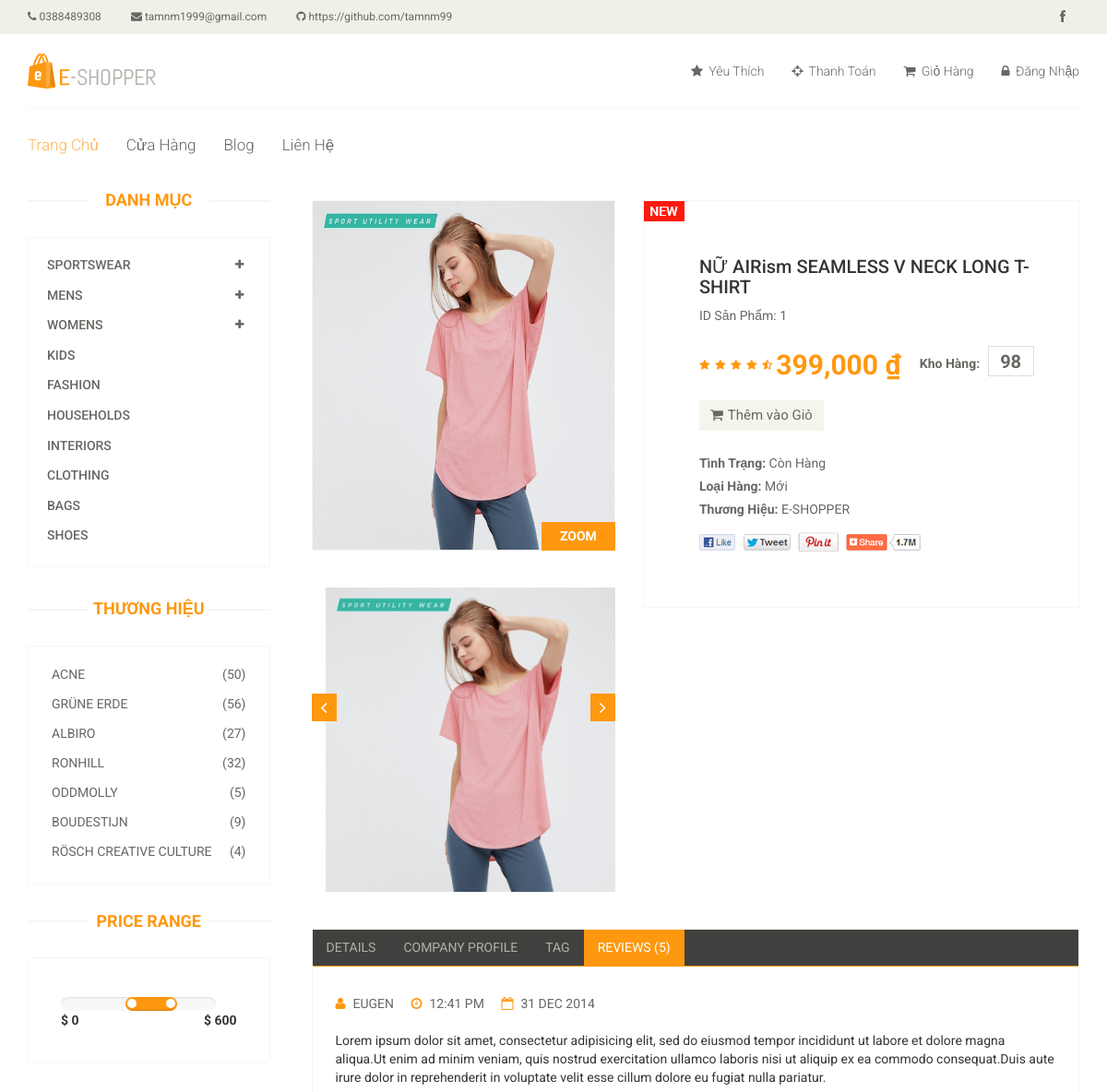
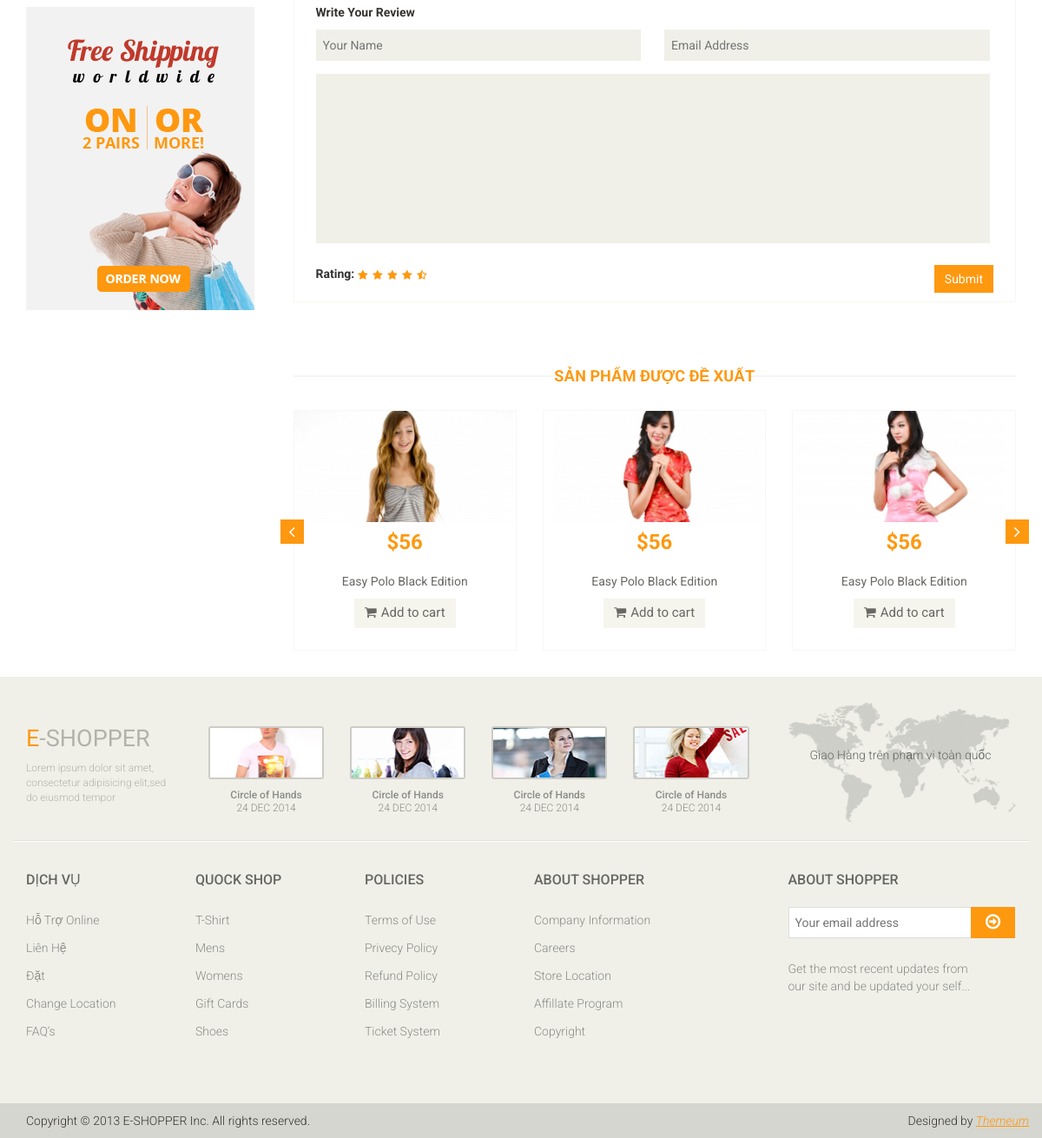
The page /public/product_details/nu-airism-seamless-v-neck-long-t-shirt on the database its author committed (2 pictures, top to bottom).
### tables this page shows
CREATE TABLE `tbl_products` (
  `id` int(15) NOT NULL,
  `user_url_address` varchar(60) NOT NULL,
  `description` varchar(300) NOT NULL,
  `category` int(15) NOT NULL,
  `price` float NOT NULL,
  `quantity` int(11) NOT NULL,
  `image` varchar(500) NOT NULL,
  `image2` varchar(500) DEFAULT NULL,
  `image3` varchar(500) DEFAULT NULL,
  `image4` varchar(500) DEFAULT NULL,
  `date` datetime NOT NULL,
  `slug` varchar(100) DEFAULT NULL
);

### app/views/eshop/product_details.php (the view, shortened to what the rows shown need)
<section>
    <div class="container">
        <div class="row">
            <div class="col-sm-3">
                <div class="left-sidebar">
                    <h2>Danh Mục</h2>
                    <div class="brands_products">
                        <h2>Thương Hiệu</h2>
                    </div>
                    <div class="price-range">
                        <h2>Price Range</h2>
                    </div>
                </div>
            </div>
            <div class="col-sm-9 padding-right">
                <?php if ($ROW) : ?>
                    <div class="product-details">
                        <div class="col-sm-5">
                            <div class="view-product">
                                <img src="<?= ROOT . $ROW->image ?>" alt=""/>
                                <h3>ZOOM</h3>
                            </div>
                            <div id="similar-product" class="carousel slide" data-ride="carousel">
                                <div class="carousel-inner">
                                    <div class="item active">
                                        <a href=""> <img src="<?= ROOT . $ROW->image ?>" alt=""/></a>
                                    </div>
                                </div>
                                <a class="left item-control" href="#similar-product" data-slide="prev">
                                    <i class="fa fa-angle-left"></i>
                                </a>
                                <a class="right item-control" href="#similar-product" data-slide="next">
                                    <i class="fa fa-angle-right"></i>
                                </a>
                            </div>
                        </div>
                        <div class="col-sm-7">
                            <div class="product-information">
                                <img src="<?= ASSETS . THEME ?>images/product-details/new.jpg" class="newarrival"
                                     alt=""/>
                                <h2><?= $ROW->description ?></h2>
                                <p>ID Sản Phẩm: <?= $ROW->id ?></p>
                                <img src="<?= ASSETS . THEME ?>images/product-details/rating.png" alt=""/>
                                <span>
									<span><?= number_format($ROW->price, 0, ',') ?> ₫</span>
									<label>Kho Hàng:</label>
									<input type="text" value="<?= $ROW->quantity ?>"/>
								</span>
                                <a href="<?= ROOT ?>add_to_cart/<?= $ROW->id ?>" class="btn btn-default add-to-cart"><i
                                            class="fa fa-shopping-cart"></i>Thêm vào Giỏ</a>
                                <p><b>Tình Trạng:</b> Còn Hàng</p>
                                <p><b>Loại Hàng:</b> Mới</p>
                                <p><b>Thương Hiệu:</b> E-SHOPPER</p>
                                <img src="<?= ASSETS . THEME ?>images/product-details/share.png"
                                     class="share img-responsive" alt=""/>
                            </div>
                        </div>
                    </div>
                    <div class="category-tab shop-details-tab">
                        <div class="col-sm-12">
                            <ul class="nav nav-tabs">
                                <li><a href="#details" data-toggle="tab">Details</a></li>
                                <li><a href="#companyprofile" data-toggle="tab">Company Profile</a></li>
                                <li><a href="#tag" data-toggle="tab">Tag</a></li>
                                <li class="active"><a href="#reviews" data-toggle="tab">Reviews (5)</a></li>
                            </ul>
                        </div>
                        <div class="tab-content">
                            <div class="tab-pane fade active in" id="reviews">
                                <div class="col-sm-12">
                                    <ul>
                                        <li><a href=""><i class="fa fa-user"></i>EUGEN</a></li>
                                        <li><a href=""><i class="fa fa-clock-o"></i>12:41 PM</a></li>
                                        <li><a href=""><i class="fa fa-calendar-o"></i>31 DEC 2014</a></li>
                                    </ul>
                                    <p>Lorem ipsum dolor sit amet, consectetur adipisicing elit, sed do eiusmod tempor
                                        incididunt ut labore et dolore magna aliqua.Ut enim ad minim veniam, quis
                                        nostrud
                                        exercitation ullamco laboris nisi ut aliquip ex ea commodo consequat.Duis aute
                                        irure
                                        dolor in reprehenderit in voluptate velit esse cillum dolore eu fugiat nulla
                                        pariatur.</p>
                                    <p><b>Write Your Review</b></p>
                                    <form action="#">
										<span>
											<input type="text" placeholder="Your Name"/>
											<input type="email" placeholder="Email Address"/>
										</span>
                                        <textarea name=""></textarea>
                                        <b>Rating: </b> <img
                                                src="<?= ASSETS . THEME ?>images/product-details/rating.png"
                                                alt=""/>
                                        <button type="button" class="btn btn-default pull-right">
                                            Submit
                                        </button>
                                    </form>
                                </div>
                            </div>
                        </div>
                    </div>
                <?php else : ?>
                    <div style="background-color: grey; color:white; margin-bottom: 200px; text-align: center">
                        <h2>Sản phẩm không tồn tại</h2>
                    </div>
                <?php endif; ?>
                <h2 class="title text-center">Sản Phẩm được đề xuất</h2>
                <div class="recommended_items">
                    <div id="recommended-item-carousel" class="carousel slide" data-ride="carousel">
                        <div class="carousel-inner">
                            <div class="item active">
                                <div class="col-sm-4">
                                    <div class="product-image-wrapper">
                                        <div class="single-products">
                                            <div class="productinfo text-center">
                                                <h2>$56</h2>
                                            </div>
                                        </div>
                                    </div>
                                </div>
                                <div class="col-sm-4">
                                    <div class="product-image-wrapper">
                                        <div class="single-products">
                                            <div class="productinfo text-center">
                                                <h2>$56</h2>
                                            </div>
                                        </div>
                                    </div>
                                </div>
                                <div class="col-sm-4">
                                    <div class="product-image-wrapper">
                                        <div class="single-products">
                                            <div class="productinfo text-center">
                                                <h2>$56</h2>
                                            </div>
                                        </div>
                                    </div>
                                </div>
                            </div>
                        </div>
                    </div>
                </div>
            </div>
        </div>
    </div>
</section>

### rows shown on the page
tbl_products: image (picture), description "NỮ AIRism SEAMLESS V NECK LONG T-SHIRT", id "1", price "399,000", quantity "98"

### other values the page prints
Setting::so_dien_thoai() "0388489308"
Setting::dia_chi_email() "tamnm1999@gmail.com"
